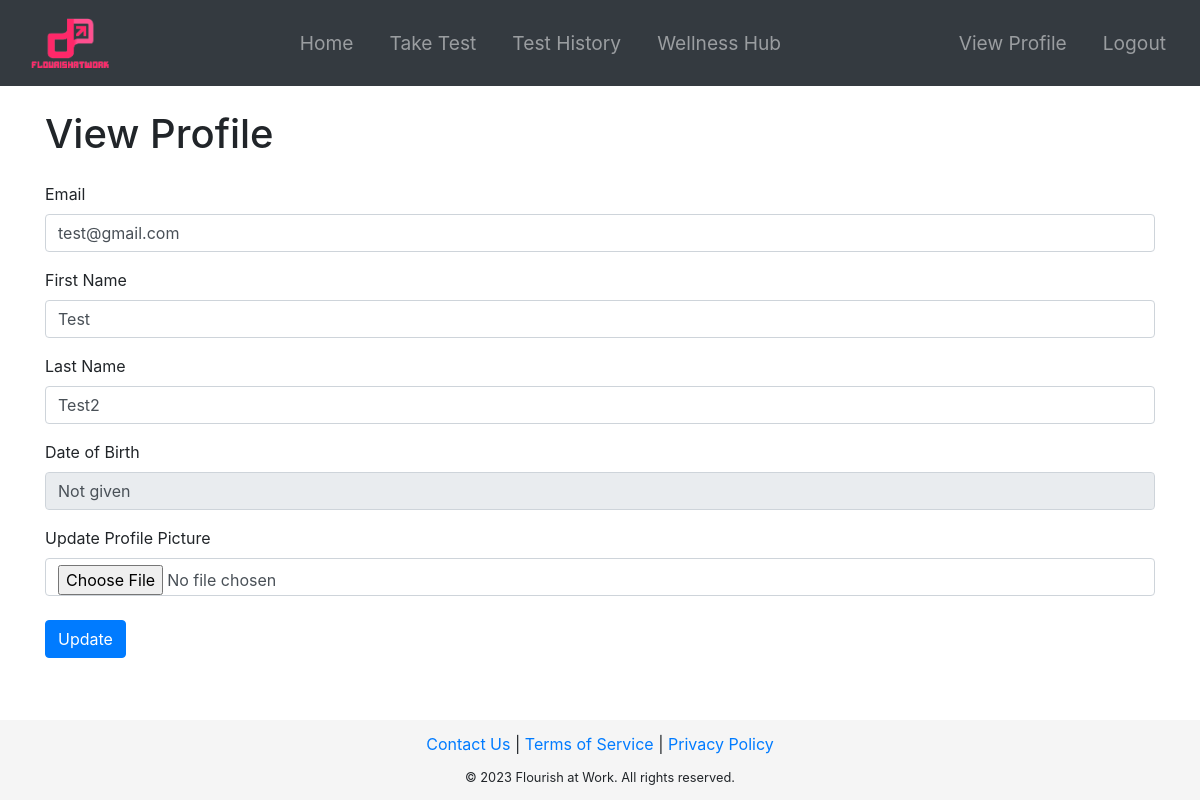
The page /view_profile (signed in) on the database its author committed.
### app/models.py (models this page shows, shortened)
class User(UserMixin, db.Model):
    id = db.Column(db.Integer, primary_key=True)
    email = db.Column(db.String(120), index=True, unique=True)
    password_hash = db.Column(db.String(128))
    firstname = db.Column(db.String(64), nullable=False)
    lastname = db.Column(db.String(64), nullable=False)
    image = db.Column(db.String(128), nullable=True)
    date_of_birth = db.Column(db.String(64), nullable=True)  # changed from db.Date to db.String
    companyId = db.Column(db.Integer, db.ForeignKey('company.id'))
    manager_id = db.Column(db.Integer, db.ForeignKey('user.id'))
    results = db.relationship('Results', backref='user', lazy='dynamic')
    subordinates = db.relationship('User', backref=db.backref('manager', remote_side=[id]), lazy='dynamic')
    first_login = db.Column(db.Boolean, default=True)

### app/routes.py (the view)
@main.route('/view_profile', methods=['GET', 'POST'])
@login_required
def view_profile():
    form = EditProfileForm(obj=current_user)
    if form.validate_on_submit():
        if 'image' in request.files and request.files['image'].filename != '':
            picture_file = save_picture(form.image.data, current_user.email, current_user.id)
            current_user.image = picture_file
        current_user.email = form.email.data
        current_user.firstname = form.firstname.data
        current_user.lastname = form.lastname.data
        current_user.date_of_birth = form.date_of_birth.data
        db.session.commit()
        flash('Your changes have been saved.')
        return redirect(url_for('main.view_profile'))
    elif request.method == 'GET':
        form.email.data = current_user.email
        form.firstname.data = current_user.firstname
        form.lastname.data = current_user.lastname
        form.date_of_birth.data = current_user.date_of_birth
    image = url_for('static', filename='profile_pics/' + current_user.image) if current_user.image else url_for('static', filename='images/profile.jpg')
    return render_template('view_profile.html', title='View Profile', image_file=image, form=form)

### app/forms.py
class EditProfileForm(FlaskForm):
    email = StringField('Email', validators=[DataRequired(), Email()])
    firstname = StringField('First Name')
    lastname = StringField('Last Name')
    date_of_birth = DateField('Date of Birth', format='%Y-%m-%d')
    image = FileField('Update Profile Picture', validators=[FileAllowed(['jpg', 'png'])])
    submit = SubmitField('Update')

### app/models.py (called while the page is built)
@login_manager.user_loader
def load_user(id):
    return User.query.get(int(id))

### app/routes.py (called while the page is built)
@main.before_request
def before_request():
    if current_user.is_authenticated and current_user.manager_id is None and request.endpoint not in ['main.select_manager', 'main.logout']:
        return redirect(url_for('main.select_manager'))

### app/templates/view_profile.html (shortened to what this page needs)
{% extends "base.html" %}
{% block content %}
<div class="container">
    <h1 class="mt-4 mb-4">View Profile</h1>
    <form method="POST" enctype="multipart/form-data">
        <div class="form-group">
            {{ form.email.label(class="form-label") }}
            {{ form.email(class="form-control", value=current_user.email) }}
        </div>
        <div class="form-group">
            {{ form.firstname.label(class="form-label") }}
            {{ form.firstname(class="form-control", value=current_user.firstname) }}
        </div>
        <div class="form-group">
            {{ form.lastname.label(class="form-label") }}
            {{ form.lastname(class="form-control", value=current_user.lastname) }}
        </div>
        <div class="form-group">
            {{ form.date_of_birth.label(class="form-label") }}
            {% if current_user.date_of_birth %}
                {{ form.date_of_birth(class="form-control", value=current_user.date_of_birth.split(" ")[0]) }}
            {% else %}
                <input type="text" class="form-control" value="Not given" readonly>
            {% endif %}
        </div>
        <div class="form-group">
            {{ form.image.label(class="form-label") }}
            {{ form.image(class="form-control") }}
        </div>
        <div class="form-group">
            {{ form.submit(class="btn btn-primary mt-2") }}
        </div>
    </form>
</div>
{% endblock %}

### app/templates/base.html (style rules this page uses)
html, body { height: 100%; margin: 0; }
body { display: flex; flex-direction: column; height: 100%; margin: 0; overflow-y: scroll; }

### rows shown on the page
User: email "test@gmail.com", firstname "Test", lastname "Test2"
